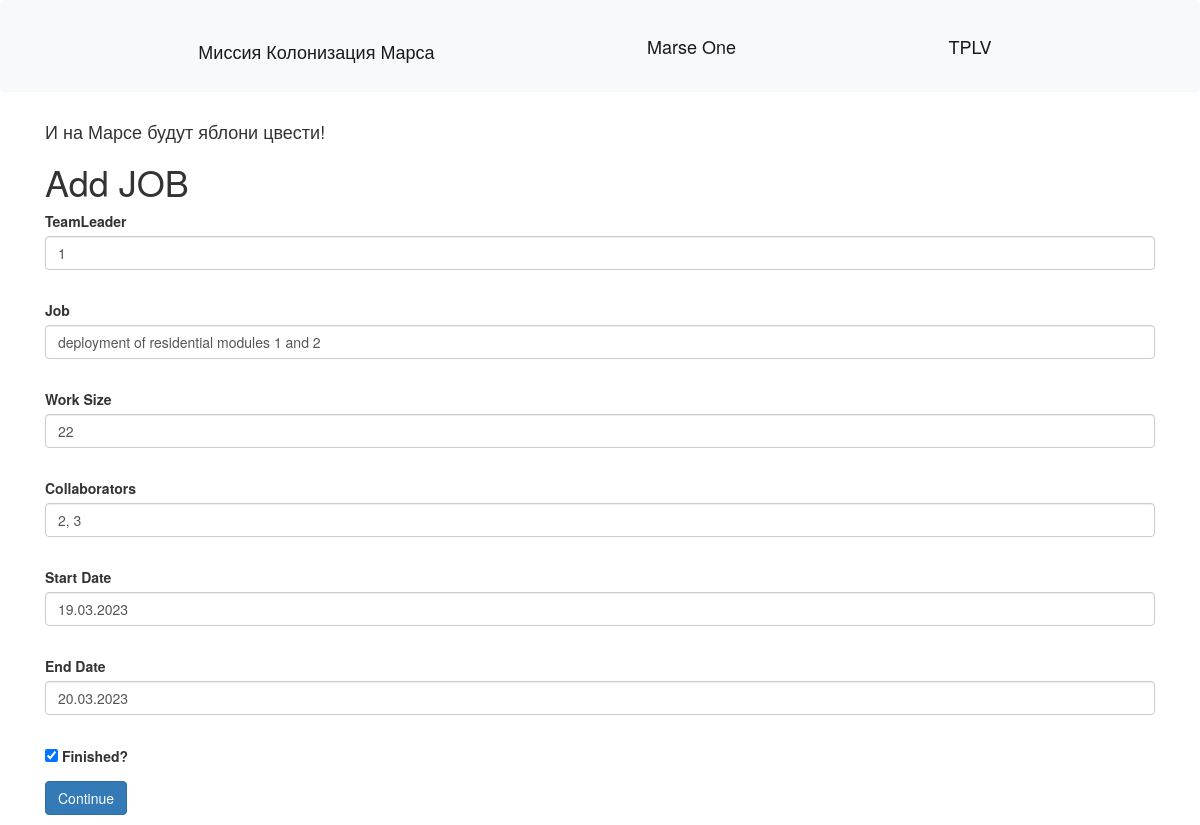
/job/1 (signed in), run on the app's committed database.
### data/users.py (models this page shows, shortened)
class User(SqlAlchemyBase, UserMixin, SerializerMixin):
    __tablename__ = 'users'
    id = sqlalchemy.Column(sqlalchemy.Integer, primary_key=True, autoincrement=True)
    surname = sqlalchemy.Column(sqlalchemy.String)
    name = sqlalchemy.Column(sqlalchemy.String)
    age = sqlalchemy.Column(sqlalchemy.Integer)
    city_from = sqlalchemy.Column(sqlalchemy.String)
    position = sqlalchemy.Column(sqlalchemy.String)
    speciality = sqlalchemy.Column(sqlalchemy.String)
    address = sqlalchemy.Column(sqlalchemy.String)
    email = sqlalchemy.Column(sqlalchemy.String, unique=True)
    hashed_password = sqlalchemy.Column(sqlalchemy.String, nullable=True)
    modified_date = sqlalchemy.Column(sqlalchemy.DateTime, default=datetime.datetime.now)

### data/jobs.py (models this page shows)
class Jobs(SqlAlchemyBase, SerializerMixin):
    __tablename__ = 'jobs'
    id = sqlalchemy.Column(sqlalchemy.Integer, primary_key=True, autoincrement=True)
    team_leader = sqlalchemy.Column(sqlalchemy.Integer, sqlalchemy.ForeignKey("users.id"))
    job = sqlalchemy.Column(sqlalchemy.String)
    work_size = sqlalchemy.Column(sqlalchemy.Integer)
    collaborators = sqlalchemy.Column(sqlalchemy.String)
    start_date = sqlalchemy.Column(sqlalchemy.String, default=datetime.datetime.now)
    end_date = sqlalchemy.Column(sqlalchemy.String, default=None)
    is_finished = sqlalchemy.Column(sqlalchemy.Boolean, default=False)
    user = orm.relationship('User', backref='posts')

### server.py (the view, shortened to what this page needs)
@app.route('/job/<int:id>', methods=['GET', 'POST'])
@login_required
def edit_news(id):
    form = JobsForm()
    if request.method == "GET":
        db_sess = db_session.create_session()
        job = db_sess.query(Jobs).filter(Jobs.id == id,
                                         Jobs.user == current_user
                                         ).first()
        if job:
            form.team_leader.data = job.team_leader
            form.job.data = job.job
            form.work_size.data = job.work_size
            form.collaborators.data = job.collaborators
            form.start_date.data = job.start_date
            form.end_date.data = job.end_date
            form.is_finished.data = job.is_finished
        else:
            abort(404)
    return render_template('jobs.html',
                           title='Редактирование новости',
                           form=form
                           )

### forms/jobs.py
class JobsForm(FlaskForm):
    team_leader = StringField('TeamLeader', validators=[DataRequired()])
    job = StringField("Job", validators=[DataRequired()])
    work_size = StringField("Work Size", validators=[DataRequired()])
    collaborators = StringField("Collaborators", validators=[DataRequired()])
    start_date = StringField("Start Date")
    end_date = StringField("End Date")
    is_finished = BooleanField("Finished?")
    submit = SubmitField('Continue')

### data/db_session.py (called while the page is built)
def create_session() -> Session:
    global __factory
    return __factory()

### server.py (called while the page is built)
@login_manager.user_loader
def load_user(user_id):
    db_sess = db_session.create_session()
    return db_sess.query(User).get(user_id)

### templates/jobs.html (shortened to what this page needs)
{% extends "base.html" %}
{% block content %}
<h1>Add JOB</h1>
<form action="" method="post">
    <p>
        {{ form.team_leader.label }}<br>
        {{ form.team_leader(class="form-control") }}<br>
    </p>
    <p>
        {{ form.job.label }}<br>
        {{ form.job(class="form-control") }}<br>
    </p>
    <p>
        {{ form.work_size.label }}<br>
        {{ form.work_size(class="form-control") }}<br>
    </p>
    <p>
        {{ form.collaborators.label }}<br>
        {{ form.collaborators(class="form-control") }}<br>
    </p>
    <p>
        {{ form.start_date.label }}<br>
        {{ form.start_date(class="form-control") }}<br>
    </p>
    <p>
        {{ form.end_date.label }}<br>
        {{ form.end_date(class="form-control") }}<br>
    </p>
    <p>{{ form.is_finished() }} {{ form.is_finished.label }}</p>
    <p>{{ form.submit(type="submit", class="btn btn-primary") }}</p>
</form>
{% endblock %}

### templates/base.html (shortened to what this page needs)
<!doctype html>
<html lang="en">
<head>
    <link rel="stylesheet"
          href="https://stackpath.bootstrapcdn.com/bootstrap/4.4.1/css/bootstrap.min.css"
>
    <link rel="stylesheet" href="{{url_for('static', filename='style.css')}}">
    <link rel="stylesheet" href="https://maxcdn.bootstrapcdn.com/bootstrap/3.4.1/css/bootstrap.min.css">
</head>
<body>
<header>
    <nav class="navbar navbar-light bg-light">
        <h1 class="navbar-brand"> Миссия Колонизация Марса</h1>
        <div class="navbar-brand"> Marse One</div>
        {% if current_user.is_authenticated %}
             <u><a class="navbar-brand" href="/logout">{{ current_user.name }}</a></u>
        {% else %}
            <p>
                <a class="btn btn-primary " href="/register">Зарегистрироваться</a>
                <a class="btn btn-success" href="/login">Войти</a>
            </p>
        {% endif %}
    </nav>
</header>
<main role="main" class="container">
    <h4>И на Марсе будут яблони цвести!</h4>
    {% block content %}{% endblock %}
</main>
</body>
</html>

### data on the page
User: name "TPLV"
Jobs: team_leader "1", job "deployment of residential modules 1 and 2", work_size "22", collaborators "2, 3", start_date "19.03.2023", end_date "20.03.2023", is_finished "☑"
